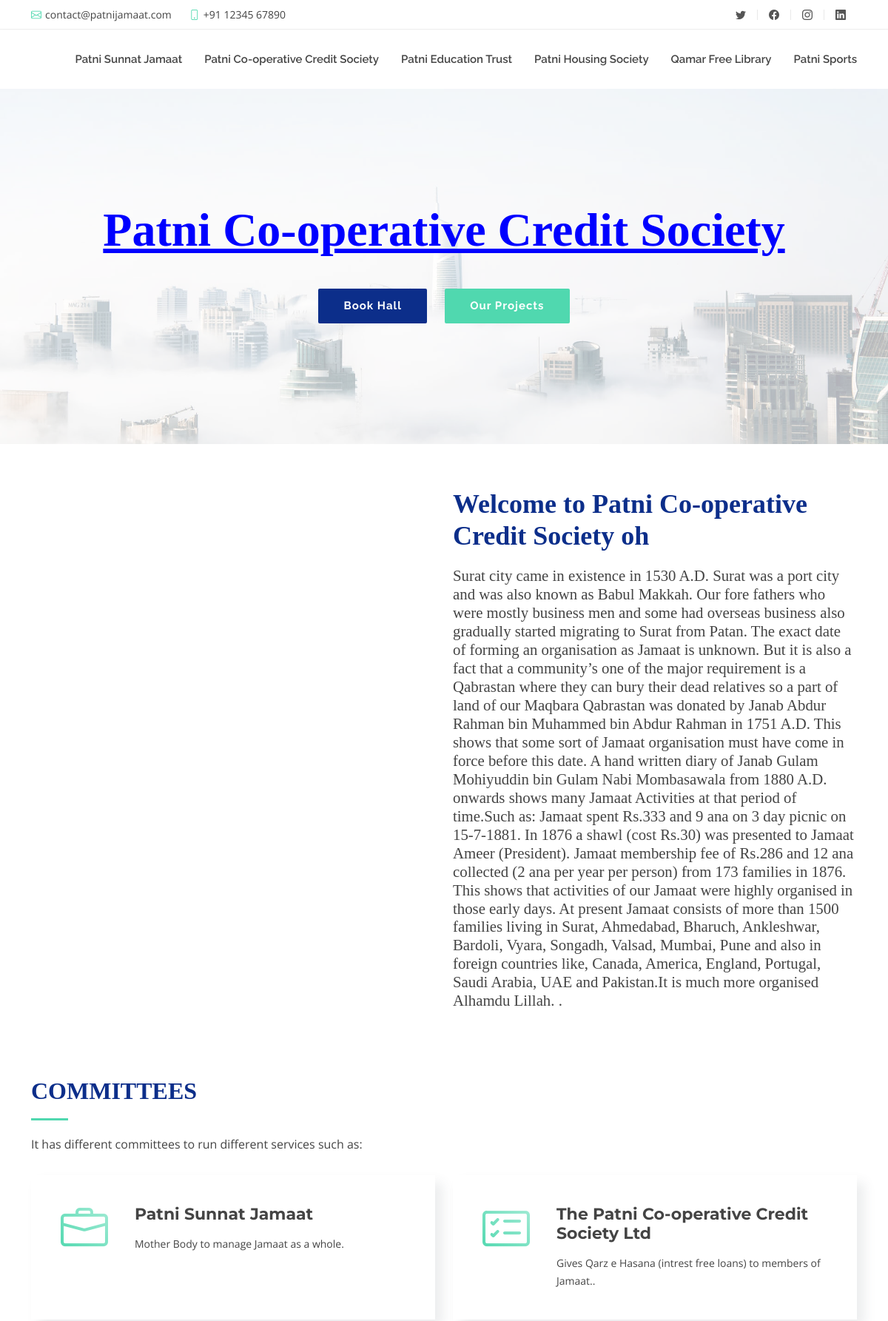
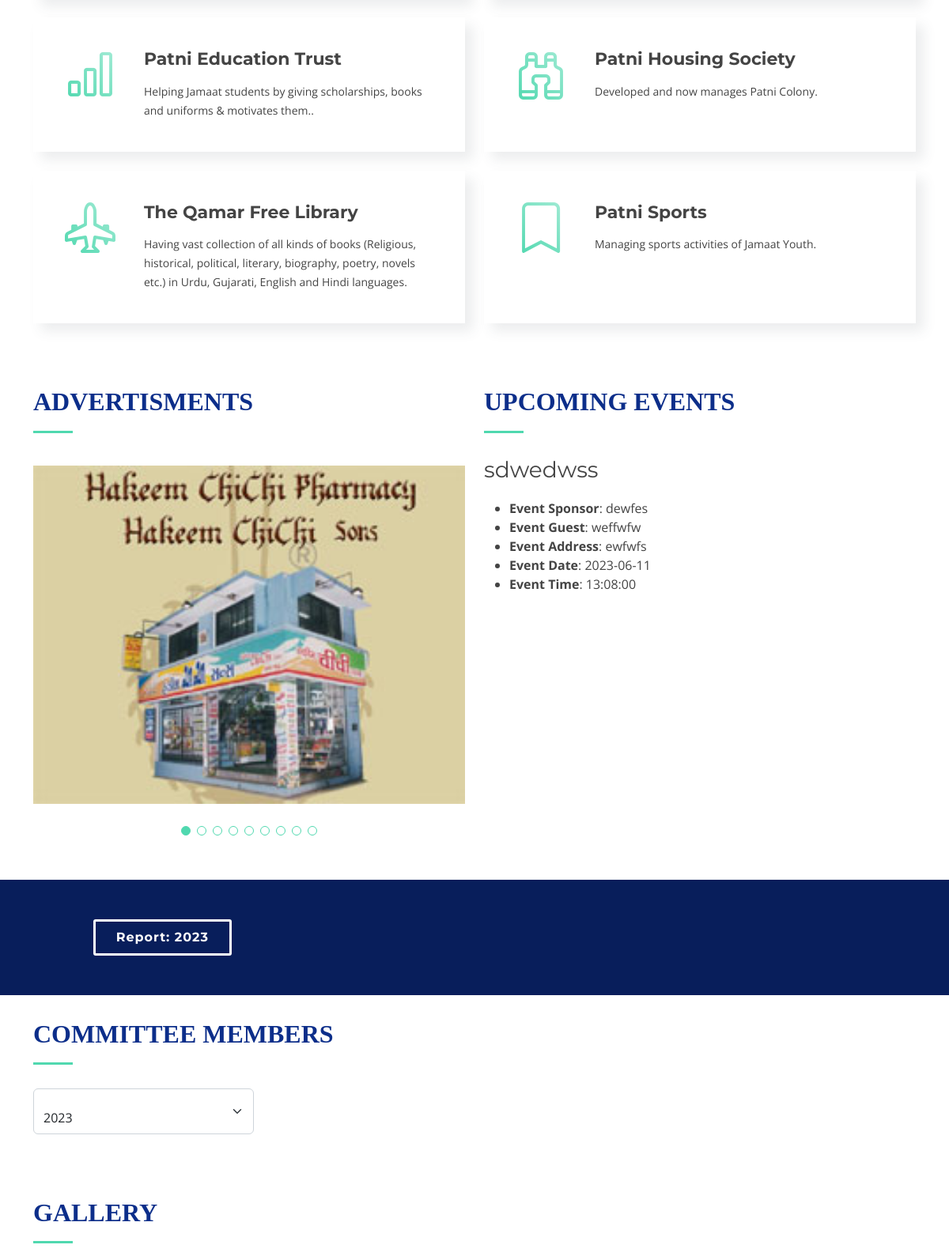
Page /patni_co-operative_credit_society.php (upper part) on the committed database (2 pictures, top to bottom).
### tables this page shows
CREATE TABLE `about` (
  `sid` int(11) NOT NULL,
  `committ_id` int(100) NOT NULL,
  `title` varchar(255) NOT NULL,
  `description` text NOT NULL,
  `filename` varchar(255) NOT NULL
);

CREATE TABLE `ads` (
  `ads_id` int(11) NOT NULL,
  `filename` varchar(255) NOT NULL
);

CREATE TABLE `even` (
  `eid` int(11) NOT NULL,
  `title` varchar(255) NOT NULL,
  `sponser` varchar(255) NOT NULL,
  `address` varchar(255) NOT NULL,
  `date` date NOT NULL,
  `time` time NOT NULL,
  `guest_name` varchar(255) NOT NULL,
  `committee_id` int(11) NOT NULL,
  `filename` varchar(500) NOT NULL
);

CREATE TABLE `report` (
  `pid` int(11) NOT NULL,
  `committee_id` int(11) NOT NULL,
  `year` varchar(255) NOT NULL,
  `filename` varchar(255) NOT NULL
);

### patni_co-operative_credit_society.php (the view, shortened to what this page needs)
<!DOCTYPE html>
<html lang="en">
<head>
  <link href="assets/vendor/aos/aos.css" rel="stylesheet">
  <link href="assets/vendor/bootstrap/css/bootstrap.min.css" rel="stylesheet">
  <link href="assets/vendor/bootstrap-icons/bootstrap-icons.css" rel="stylesheet">
  <link href="assets/vendor/boxicons/css/boxicons.min.css" rel="stylesheet">
  <link href="assets/vendor/glightbox/css/glightbox.min.css" rel="stylesheet">
  <link href="assets/vendor/swiper/swiper-bundle.min.css" rel="stylesheet">
  <link href="assets/css/style1.css" rel="stylesheet">
</head>
<body>
  <section id="topbar" class="d-flex align-items-center">
    <div class="container d-flex justify-content-center justify-content-md-between">
      <div class="contact-info d-flex align-items-center">
        <i class="bi bi-envelope d-flex align-items-center"><a href="mailto:contact@example.com">contact@patnijamaat.com</a></i>
        <i class="bi bi-phone d-flex align-items-center ms-4"><span>+91 12345 67890</span></i>
      </div>
      <div class="social-links d-none d-md-flex align-items-center">
        <a href="#" class="twitter"><i class="bi bi-twitter"></i></a>
        <a href="#" class="facebook"><i class="bi bi-facebook"></i></a>
        <a href="#" class="instagram"><i class="bi bi-instagram"></i></a>
        <a href="#" class="linkedin"><i class="bi bi-linkedin"></i></i></a>
      </div>
    </div>
  </section>
  <?php include 'header.php';?>
  <section id="hero">
    <div class="hero-content" data-aos="fade-up">
      <h2 style="font-family: 'DM Serif Display', serif;"><span style="color:blue";>Patni Co-operative Credit Society</span></h2>
      <div>
        <a href="#about" class="btn-get-started scrollto">Book Hall</a>
        <a href="#portfolio" class="btn-projects scrollto">Our Projects</a>
      </div>
    </div>
    <div class="hero-slider swiper">
      <div class="swiper-wrapper">
        <div class="swiper-slide" style="background-image: url('assets/img/hero-carousel/1.jpg');"></div>
        <div class="swiper-slide" style="background-image: url('assets/img/hero-carousel/5.jpg');"></div>
      </div>
    </div>
  </section>
  <main id="main">
    <section id="about1">
      <div class="container" data-aos="fade-up">
        <div class="row">
        <?php
require ('config.php');
$sql = "SELECT * FROM about WHERE sid='2'";
$result = mysqli_query($conn,$sql) or die("Failed");
if(mysqli_num_rows($result)>0){
    while($row = mysqli_fetch_assoc($result)){
?>
          <div class="col-lg-6 about-img">
          </div>
          <div class="col-lg-6 content">
            <h2 style="font-family: 'DM Serif Display', serif;"><?php echo $row['title']; ?></h2>
            <h6 style="font-size: 1.3rem; font-family: 'DM Serif Display', serif;"><?php echo $row['description']; ?></h6>
			    </div>
        </div>
  <?php }}?>
      </div>
    </section>
    <section id="services1">
      <div class="container" data-aos="fade-up">
        <div class="section-header">
          <h2 style="font-family: 'DM Serif Display', serif;">Committees</h2>
          <p>It has different committees to run different services such as:</p>
        </div>
        <div class="row gy-4">
          <div class="col-lg-6" data-aos="fade-up" data-aos-delay="100">
            <div class="box">
              <div class="icon"><i class="bi bi-briefcase"></i></div>
              <h4 class="title"><a href="index.php">Patni Sunnat Jamaat </a></h4>
              <p class="description">Mother Body to manage Jamaat as a whole.</p>
            </div>
          </div>
          <div class="col-lg-6" data-aos="fade-up" data-aos-delay="200">
            <div class="box">
              <div class="icon"><i class="bi bi-card-checklist"></i></div>
              <h4 class="title"><a href="patni_co-operative_credit_society.php">The Patni Co-operative Credit Society Ltd</a></h4>
              <p class="description">Gives Qarz e Hasana (intrest free loans) to members of Jamaat..</p>
            </div>
          </div>
          <div class="col-lg-6" data-aos="fade-up" data-aos-delay="300">
            <div class="box">
              <div class="icon"><i class="bi bi-bar-chart"></i></div>
              <h4 class="title"><a href="patni_education_trust.php">Patni Education Trust</a></h4>
              <p class="description">Helping Jamaat students by giving scholarships, books and uniforms & motivates them..</p>
            </div>
          </div>
          <div class="col-lg-6" data-aos="fade-up" data-aos-delay="400">
            <div class="box">
              <div class="icon"><i class="bi bi-binoculars"></i></div>
              <h4 class="title"><a href="patni_housing_society.php">Patni Housing Society</a></h4>
              <p class="description">Developed and now manages Patni Colony.</p>
            </div>
          </div>
		  <div class="col-lg-6" data-aos="fade-up" data-aos-delay="400">
            <div class="box">
              <div class="icon"><i class="bi bi-airplane-engines"></i></div>
              <h4 class="title"><a href="qamar_free_library.php">The Qamar Free Library </a></h4>
              <p class="description">Having vast collection of all kinds of books (Religious, historical, political, literary, biography, poetry, novels etc.) in Urdu, Gujarati, English and Hindi languages.</p>
            </div>
          </div>
		  <div class="col-lg-6" data-aos="fade-up" data-aos-delay="400">
            <div class="box">
              <div class="icon"><i class="bi bi-bookmark"></i></div>
              <h4 class="title"><a href="patni_sports.php">Patni Sports </a></h4>
              <p class="description">Managing sports activities of Jamaat Youth.</p>
            </div>
          </div>
        </div>
      </div>
    </section>
    <?php
require ('config.php');
$select = "SELECT * FROM even WHERE committee_id='2'";
$result3 = $conn->query($select);
?>
 <section id="portfolio-details"  class="portfolio-details">
    <div class="container">
      <div class="row">
        <div class="col-lg-6">
        <div class="section-header">
        <h2 style="font-family: 'DM Serif Display', serif;">Advertisments</h2>
      </div>
          <div class="portfolio-details-slider swiper">
            <div class="swiper-wrapper align-items-center">
            <?php
require ('config.php');
$sql = "SELECT * FROM `ads` ";
$result = mysqli_query($conn,$sql) or die("Failed");
if(mysqli_num_rows($result)>0){
    while($row = mysqli_fetch_assoc($result)){
?>
              <div class="swiper-slide">
                <img src="admin/upload/<?php echo $row['filename']; ?>" alt="">
              </div>
<?php }
}?>
            </div>
            <div class="swiper-pagination"></div>
          </div>
        </div>
        <div class="col-lg-6">
        <div class="section-header">
        <h2 style="font-family: 'DM Serif Display', serif;">Upcoming Events</h2>
      </div>
          <div class="portfolio-details-slider swiper">
            <div class="swiper-wrapper align-items-center">
              <?php
while($row = $result3->fetch_object()){
               echo '<div class="swiper-slide active">';
             echo '<h3>'. $row->title. '</h3>';
              ?>
          <ul>
          <?php
             $category= "Event Sponsor";
             $guset="Event Guest";
             $address="Event Address";
             $date="Event Date";
             $time="Event Time";
             echo'<li><strong>'.$category.'</strong>: '.$row->sponser.'</li>';
             echo'<li><strong>'.$guset.'</strong>: '.$row->guest_name.'</li>';
             echo'<li><strong>'.$address.'</strong>: '.$row->address.'</li>';
             echo'<li><strong>'.$date.'</strong>: '.$row->date.'</li>';
             echo'<li><strong>'.$time.'</strong>: '.$row->time.'</li>';
             echo '</ul></div>';
             }
          ?>
            </div>
          </div>
        </div>
      </div>
    </div>
  </section>
    <section id="call-to-action">
      <div class="container" data-aos="zoom-out">
        <div class="row">
          <?php
require ('config.php');
$sql = "SELECT * FROM `report` WHERE committee_id='2'";
$result = mysqli_query($conn,$sql) or die("Failed");
if(mysqli_num_rows($result)>0){
    while($row = mysqli_fetch_assoc($result)){
?>
          <div class="col-lg-3 cta-btn-container text-center">
          <a class="cta-btn align-middle" href="admin/rpdf/<?php echo $row['filename'];?>">Report: <?php echo $row['year'];?></a>
          </div>
          <?php }}?>
        </div>
      </div>
    </section>
    <section id="team1">
      <div class="container" data-aos="fade-up">
        <div class="section-header">
          <h2 style="font-family: 'DM Serif Display', serif;">Committee Members</h2>
        </div>
        <div class="col-lg-3 col-md-6">
          <div class="form-floating">
            <select class="form-select" id="yearSelect" style="margin-bottom: 50px;">
              <option value=''>Select Year</option>
            </select>
          </div>
        </div>
      </div>
    </section>
    <section id="portfolio1" class="portfolio1">
      <div class="container" data-aos="fade-up">
        <div class="section-header">
          <h2 style="font-family: 'DM Serif Display', serif;">Gallery</h2>
        </div>
    </section>
  </main>
</body>
</html>

### assets/css/style1.css (style rules this page uses)
body { background: #fff; color: #444; font-family: "Open Sans", sans-serif; }
a { color: #50d8af; text-decoration: none; transition: 0.5s; }
p { padding: 0; margin: 0 0 30px 0; }
h1, h2, h3, h4, h5, h6 { font-family: "Montserrat", sans-serif; font-weight: 400; margin: 0 0 20px 0; padding: 0; }
#topbar { background: #fff; border-bottom: 1px solid #eee; font-size: 14px; padding: 0; height: 40px; }
#topbar .contact-info i { font-style: normal; color: #50d8af; }
#topbar .contact-info i a, #topbar .contact-info i span { padding-left: 5px; color: #444; }
#topbar .contact-info i a { line-height: 0; transition: 0.3s; }
#topbar .social-links a { color: #555; padding: 0 15px; display: inline-block; line-height: 1px; border-left: 1px solid #e9e9e9; }
#topbar .social-links a:first-child { border-left: 0; }
#hero { width: 100%; height: 60vh; position: relative; background: url("../img/hero-carousel/1.jpg") no-repeat; background-size: cover; padding: 0; }
#hero .hero-content { position: absolute; bottom: 0; top: 0; left: 0; right: 0; z-index: 10; display: flex; justify-content: center; align-items: center; flex-direction: column; text-align: center; }
#hero .hero-content h2 { color: #0c2e8a; margin-bottom: 30px; font-size: 64px; font-weight: 700; }
#hero .hero-content h2 span { color: #50d8af; text-decoration: underline; }
#hero .hero-content .btn-get-started, #hero .hero-content .btn-projects { font-family: "Raleway", sans-serif; font-size: 15px; font-weight: bold; letter-spacing: 1px; display: inline-block; padding: 10px 32px; border-radius: 2px; transition: 0.5s; margin: 10px; color: #fff; }
#hero .hero-content .btn-get-started { background: #0c2e8a; border: 2px solid #0c2e8a; }
#hero .hero-content .btn-projects { background: #50d8af; border: 2px solid #50d8af; }
#hero .hero-slider { z-index: 8; height: 60vh; }
#hero .hero-slider::before { content: ""; background-color: rgba(255, 255, 255, 0.7); position: absolute; height: 100%; width: 100%; top: 0; right: 0; left: 0; bottom: 0; z-index: 7; }
#hero .hero-slider .swiper-slide { background-size: cover; background-position: center; background-repeat: no-repeat; transition-property: opacity; }
section { padding: 40px 0; overflow: hidden; }
.section-header { margin-bottom: 30px; }
.section-header h2 { font-size: 32px; color: #0c2e8a; text-transform: uppercase; font-weight: 700; position: relative; padding-bottom: 20px; }
.section-header h2::before { content: ""; position: absolute; display: block; width: 50px; height: 3px; background: #50d8af; bottom: 0; left: 0; }
.section-header p { padding: 0; margin: 0; }
#about1 { padding: 60px 0 30px 0; }
#about1 .about-img { overflow: hidden; }
#about1 .content h2 { color: #0c2e8a; font-weight: 700; font-size: 36px; font-family: "Raleway", sans-serif; }
#services1 { padding: 40px 0; }
#services1 .box { padding: 40px; box-shadow: 10px 10px 15px rgba(73, 78, 92, 0.1); background: #fff; transition: 0.4s; height: 100%; }
#services1 .box .icon { float: left; }
#services1 .box .icon i { color: #444; font-size: 64px; transition: 0.5s; line-height: 0; margin-top: 34px; }
#services1 .box .icon i:before { background: #0c2e8a; background: linear-gradient(45deg, #50d8af 0%, #a3ebd5 100%); background-clip: border-box; -webkit-background-clip: text; -webkit-text-fill-color: transparent; }
#services1 .box h4 { margin-left: 100px; font-weight: 700; margin-bottom: 15px; font-size: 22px; }
#services1 .box h4 a { color: #444; }
#services1 .box p { font-size: 14px; margin-left: 100px; margin-bottom: 0; line-height: 24px; }
#portfolio1 { background: #fff; padding: 30px 0; }
.portfolio-details { padding-top: 40px; }
.portfolio-details .portfolio-details-slider img { width: 100%; }
.portfolio-details .portfolio-details-slider .swiper-pagination { margin-top: 20px; position: relative; }
#call-to-action { background: #081e5b; background-size: cover; padding: 40px 0; }
@media (min-width: 769px) { #call-to-action .cta-btn-container { display: flex; align-items: center; justify-content: flex-end; } }
#call-to-action .cta-btn { font-family: "Montserrat", sans-serif; font-weight: 700; font-size: 16px; letter-spacing: 1px; display: inline-block; padding: 8px 26px; border-radius: 3px; transition: 0.5s; margin: 10px; border: 3px solid #fff; color: #fff; }
#team1 { background: #fff; padding: 30px 0 0 0; }

### rows in the picture
about: title "Welcome to Patni Co-operative Credit Society oh", description "Surat city came in existence in 1530 A.D. Surat was a port city and was also known as Babul Makkah. Our fore fathers who were mostly business men and some had overseas business also gradually started migrating to Surat from Patan. The exact date of forming an organisation as Jamaat is unknown. But it is also a fact that a community’s one of the major requirement is a Qabrastan where they can bury their dead relatives so a part of land of our Maqbara Qabrastan was donated by Janab Abdur Rahman bin Muhammed bin Abdur Rahman in 1751 A.D. This shows that some sort of Jamaat organisation must have come in force before this date. A hand written diary of Janab Gulam Mohiyuddin bin Gulam Nabi…"
ads: filename (picture)
even: title "sdwedwss", category "Event Sponsor", sponser "dewfes", guset "Event Guest", guest_name "weffwfw", address "Event Address", address "ewfwfs", date "Event Date", date "2023-06-11", time "Event Time", time "13:08:00"
report: year "2023"
